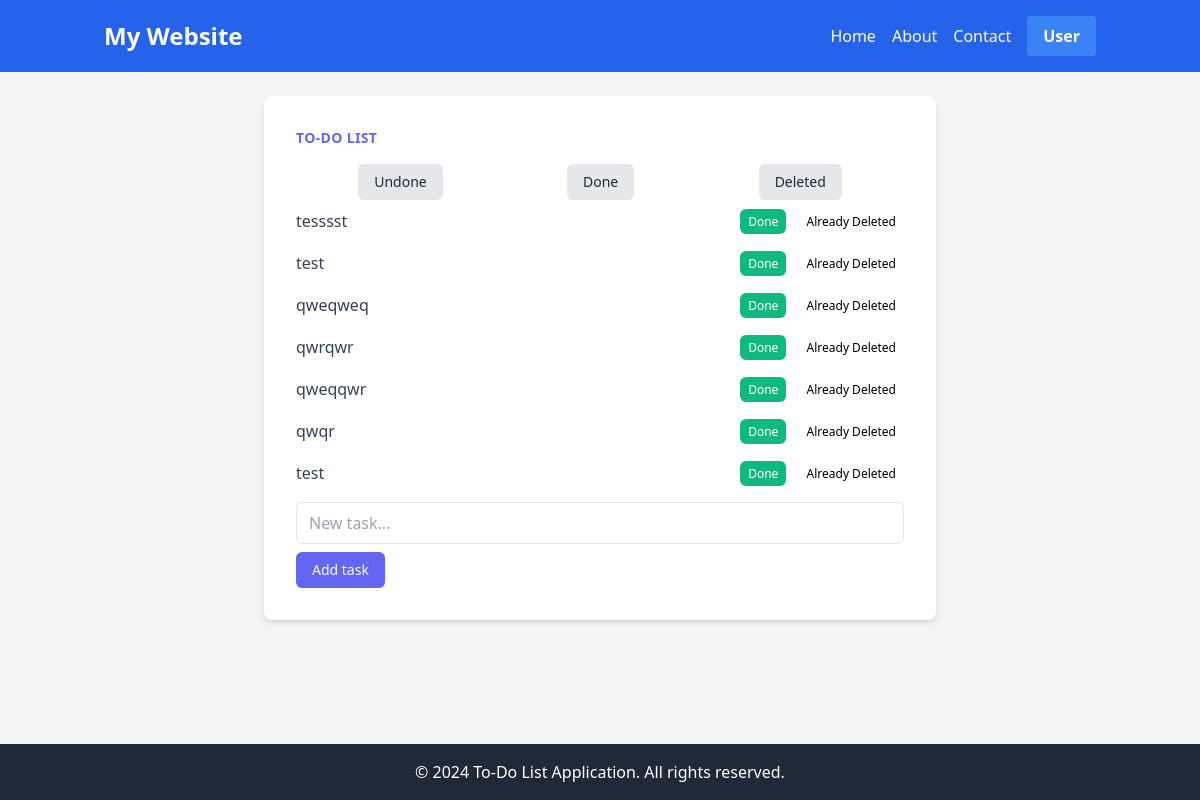
/todolist/?filter=deleted, run on the app's committed database.
### todoList/models.py (models this page shows, shortened)
class Todolist(models.Model):
    taskName = models.CharField(max_length=100)
    isDone = models.BooleanField(default=False)
    updatedDate = models.DateTimeField(auto_now=True)
    isDeleted = models.BooleanField(default=False)

### todoList/views.py (the view, shortened to what this page needs)
# urls.py: path('todolist/',include('todoList.urls')),
def todoList(request):
    session_key = request.session.session_key
    if(not session_key):
        request.session.create()
        session_key = request.session.session_key
    pageFilter = request.GET.get('filter')
    if pageFilter:
        if pageFilter.lower() == 'undone':
            taskList = Todolist.objects.filter(isDeleted=False, isDone=False).order_by('updatedDate','id')
        elif pageFilter.lower() == 'done':
            taskList = Todolist.objects.filter(isDeleted=False, isDone=True).order_by('updatedDate','id')
        elif pageFilter.lower() == 'deleted':
            taskList = Todolist.objects.filter(isDeleted=True).order_by('updatedDate','id')
        else:
            return redirect('todoList:index')
    else:
        taskList = Todolist.objects.filter(isDeleted=False).order_by('isDone','updatedDate','id')
    daysKeep = 3
    past_date_before_daysKeep = timezone.now() - timedelta(days = daysKeep)
    filteredList = [i for i in taskList if (i.isDone and i.updatedDate >= past_date_before_daysKeep) or not i.isDone ]
    """ filteredList = []
    for i in taskList:
        if (i.isDone  and i.updatedDate >= past_date_before_daysKeep) or not i.isDone:
            filteredList.append(i)
         """
    data = {
        'filteredList':filteredList,
    }
    return render(request, 'todoList/todoList.html',data)

### templates/todoList/todoList.html (shortened to what this page needs)
{% extends 'todoList/base.html' %}
{% block mainContent%}
  <main class="flex-grow p-6">
    <div class="max-w-md mx-auto bg-white rounded-lg shadow-md overflow-hidden md:max-w-2xl">
        <div class="md:flex">
            <div class="p-8 w-full">
                <div class="uppercase tracking-wide text-sm text-indigo-500 font-semibold">To-Do List</div>
                <div class="mt-4 flex justify-around">
                    <a href="{%url 'todoList:index' %}?filter=undone" class="px-4 py-2 bg-gray-200 text-gray-800 text-sm font-medium rounded-md hover:bg-gray-300">Undone</a>
                    <a href="{%url 'todoList:index' %}?filter=done" class="px-4 py-2 bg-gray-200 text-gray-800 text-sm font-medium rounded-md hover:bg-gray-300">Done</a>
                    <a href="{%url 'todoList:index' %}?filter=deleted" class="px-4 py-2 bg-gray-200 text-gray-800 text-sm font-medium rounded-md hover:bg-gray-300">Deleted</a>
                </div>
                <div class="mt-2">
                    <ul class="space-y-4">
                        {% for task in filteredList%}
                        <li class="flex items-center justify-between">
                            {% if task.isDone %}
                            <span class="text-gray-700"><strike>{{task.taskName}}</strike></span>
                            {% else  %}
                            <span class="text-gray-700">{{task.taskName}}</span>
                            {% endif %}
                            <div>
                                {% if task.isDone %}
                                <a href="{% url 'todoList:update' task.id%}" class="px-2 py-1 bg-yellow-500 text-white text-xs font-medium rounded-md hover:bg-yellow-700">Undone</a>
                                {% else  %}
                                <a href="{% url 'todoList:update' task.id%}" class="px-2 py-1 bg-green-500 text-white text-xs font-medium rounded-md hover:bg-green-700">Done</a>
                                {% endif %}
                                {% if task.isDeleted %}
                                <button type='button' class="px-2 py-1  text-xs font-medium rounded-md ml-2 cursor-not-allowed" disabled>Already Deleted</button>
                                {% else %}
                                <a href= "{% url 'todoList:delete' task.id%}" class="px-2 py-1 bg-red-500 text-white text-xs font-medium rounded-md hover:bg-red-700 ml-2" >Delete</a>
                                {% endif %}
                            </div>
                        </li>
                        {% endfor %}
                    </ul>
                </div>
                <div class="mt-4">
                    <form method='POST'>
                        <input type="text" name='taskSubject' placeholder="New task..." class="px-3 py-2 border rounded-md w-full mb-2">
                        <input type="submit" class="px-4 py-2 bg-indigo-500 text-white text-sm font-medium rounded-md hover:bg-indigo-700" value='Add task'>
                    </form>
                </div>
            </div>
        </div>
    </div>
</main>
{% endblock mainContent%}

### data on the page
Todolist: taskName "tesssst", isDone "Done", isDeleted "Already Deleted"
Todolist: taskName "test", isDone "Done", isDeleted "Already Deleted"
Todolist: taskName "qweqweq", isDone "Done", isDeleted "Already Deleted"
Todolist: taskName "qwrqwr", isDone "Done", isDeleted "Already Deleted"
Todolist: taskName "qweqqwr", isDone "Done", isDeleted "Already Deleted"
Todolist: taskName "qwqr", isDone "Done", isDeleted "Already Deleted"
Todolist: taskName "test", isDone "Done", isDeleted "Already Deleted"
